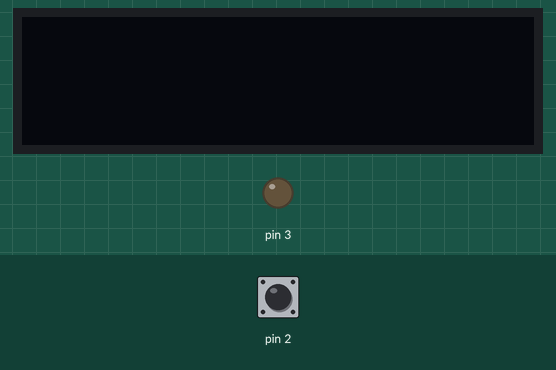
Recording of a sketch running on a simulated Arduino Uno, built with avr-gcc and run on an emulated ATmega328P. On the bench: 128×32 one-colour display, output pins drawn as LEDs (lit = HIGH). Inputs (shaded band) come from the test bench; at power-on: pin 2 HIGH. What the sketch prints to the serial monitor is not drawn.

Above: at 1.2 s.
1.3 s: pin 2 pulled LOW for 0.15 s
At 2.4 s:
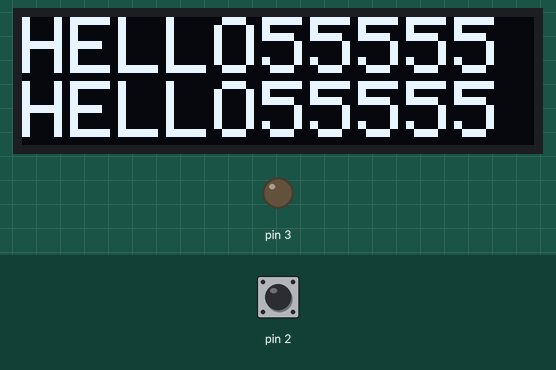
2.9 s: pin 2 pulled LOW for 1 s
At 4.4 s:
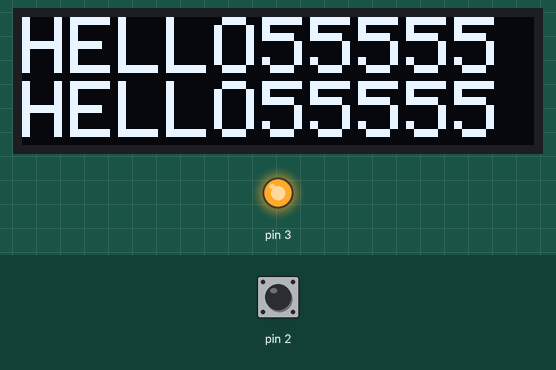
5.4 s: pin 2 pulled LOW for 3.2 s
At 9.2 s:
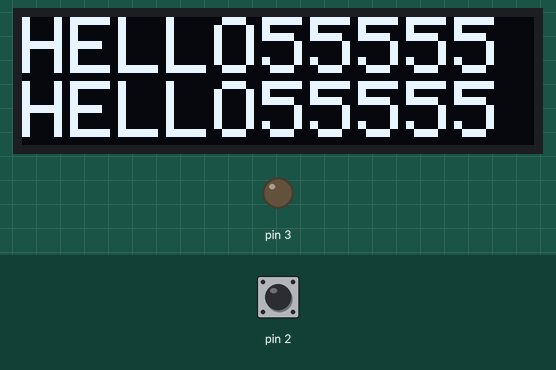
Timing chart, 0 to 10.7 s (numbered marks = the images above; inputs shaded):
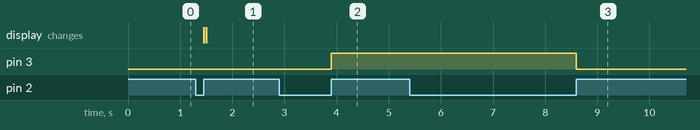

The sketch:

transistor_display.ino
```cpp
#include <Adafruit_GFX.h>
#include <Adafruit_SSD1306.h>


// Define the display width and height
#define SCREEN_WIDTH 128 // OLED display width, in pixels
#define SCREEN_HEIGHT 32 // OLED display height, in pixels

// Define the I2C address of the display
#define OLED_ADDR   0x3C // Change this if your display has a different address

// Create an Adafruit_SSD1306 object
Adafruit_SSD1306 display(SCREEN_WIDTH, SCREEN_HEIGHT, &Wire, -1);

bool displayState=false;


void setup() {
  Serial.begin (115200);
  pinMode(3, OUTPUT);
  digitalWrite(3, LOW);
  pinMode(2, INPUT_PULLUP);
  attachInterrupt(digitalPinToInterrupt(2), interrupt, RISING);
}

void loop() {

}

void interrupt()
{
  static unsigned long last_interrupt_time = 0;
  unsigned long interrupt_time = millis();
  // If interrupts come faster than 200ms, assume it's a bounce and ignore
  if (interrupt_time - last_interrupt_time > 200)
  {
     Serial.println("pressed");
    if(displayState==false)//if the display was off when the button was pressed -> turn on
    {
      Serial.println("pressed when off");
        displayState=true;
        digitalWrite(3, LOW);
        if(!display.begin(SSD1306_SWITCHCAPVCC, OLED_ADDR)) {
          Serial.println(F("SSD1306 allocation failed"));
          while (1); // Don't proceed, loop forever
        }
        display.clearDisplay();
        display.setTextSize(2);
        display.setTextColor(SSD1306_WHITE);
        display.setCursor(0,0);
        display.println("HELLO55555");
        display.print("HELLO55555");
        display.display();
    }
    else
    {
      Serial.println("pressed when on");
        displayState=false;
        digitalWrite(3, HIGH);
    }
  }
  last_interrupt_time = interrupt_time;
}
```

Measured:
- after the input at 2.9 s, pin 3: LOW → HIGH after 1.0 s
- after the input at 5.4 s, pin 3: HIGH → LOW after 3.2 s
